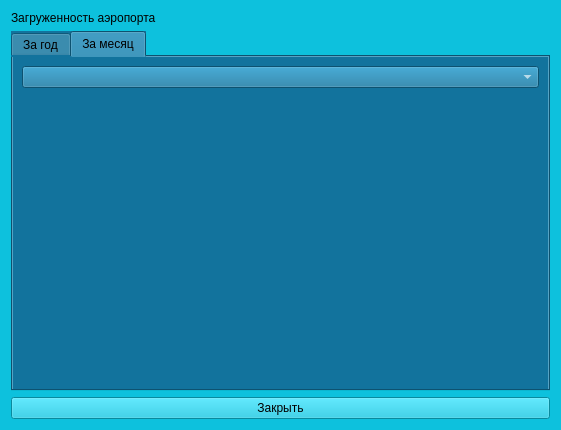
<?xml version="1.0" encoding="UTF-8"?>
<ui version="4.0">
 <class>Statistics</class>
 <widget class="QWidget" name="Statistics">
  <property name="enabled">
   <bool>true</bool>
  </property>
  <property name="geometry">
   <rect>
    <x>0</x>
    <y>0</y>
    <width>561</width>
    <height>430</height>
   </rect>
  </property>
  <property name="windowTitle">
   <string>Form</string>
  </property>
  <property name="styleSheet">
   <string notr="true">background-color: rgb(13, 193, 221);
</string>
  </property>
  <layout class="QGridLayout" name="gridLayout">
   <item row="4" column="0">
    <widget class="QPushButton" name="pb_close">
     <property name="text">
      <string>Закрыть</string>
     </property>
    </widget>
   </item>
   <item row="1" column="0">
    <widget class="QTabWidget" name="tabWidget">
     <property name="minimumSize">
      <size>
       <width>330</width>
       <height>250</height>
      </size>
     </property>
     <property name="baseSize">
      <size>
       <width>330</width>
       <height>250</height>
      </size>
     </property>
     <property name="styleSheet">
      <string notr="true">background-color: rgb(18, 115, 157);</string>
     </property>
     <property name="currentIndex">
      <number>1</number>
     </property>
     <widget class="QWidget" name="tab_perYear">
      <attribute name="title">
       <string>За год</string>
      </attribute>
      <layout class="QGridLayout" name="gridLayout_2">
       <item row="0" column="0">
        <widget class="QCustomPlot" name="widget_loadPerYear" native="true">
         <property name="minimumSize">
          <size>
           <width>300</width>
           <height>200</height>
          </size>
         </property>
         <property name="baseSize">
          <size>
           <width>300</width>
           <height>200</height>
          </size>
         </property>
        </widget>
       </item>
      </layout>
     </widget>
     <widget class="QWidget" name="tab_perMonth">
      <attribute name="title">
       <string>За месяц</string>
      </attribute>
      <layout class="QGridLayout" name="gridLayout_3">
       <item row="1" column="0">
        <widget class="QCustomPlot" name="widget_loadPerMonth" native="true">
         <property name="minimumSize">
          <size>
           <width>300</width>
           <height>200</height>
          </size>
         </property>
         <property name="baseSize">
          <size>
           <width>300</width>
           <height>200</height>
          </size>
         </property>
         <property name="styleSheet">
          <string notr="true"/>
         </property>
        </widget>
       </item>
       <item row="0" column="0">
        <widget class="QComboBox" name="cb_months">
         <property name="styleSheet">
          <string notr="true">color: rgb(255, 255, 255);</string>
         </property>
        </widget>
       </item>
      </layout>
     </widget>
    </widget>
   </item>
   <item row="0" column="0">
    <widget class="QLabel" name="l_airportsLoad">
     <property name="styleSheet">
      <string notr="true">font: 10pt &quot;Segoe UI Historic&quot;;</string>
     </property>
     <property name="text">
      <string>Загруженность аэропорта </string>
     </property>
    </widget>
   </item>
  </layout>
 </widget>
 <customwidgets>
  <customwidget>
   <class>QCustomPlot</class>
   <extends>QWidget</extends>
   <header location="global">D:\Netology_CPP7\Cross-platform development on Qt\Airport_Inspector\qcustomplot.h</header>
   <container>1</container>
  </customwidget>
 </customwidgets>
 <resources/>
 <connections/>
</ui>
